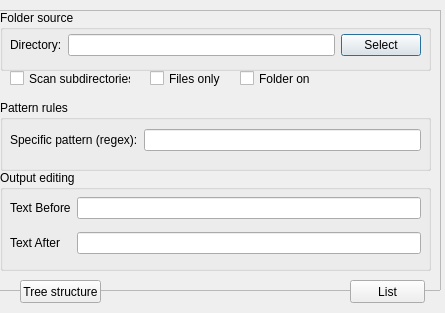
<?xml version="1.0" encoding="UTF-8"?>
<ui version="4.0">
 <class>mainWin</class>
 <widget class="QDialog" name="mainWin">
  <property name="geometry">
   <rect>
    <x>0</x>
    <y>0</y>
    <width>445</width>
    <height>313</height>
   </rect>
  </property>
  <property name="windowTitle">
   <string>FListing</string>
  </property>
  <property name="styleSheet">
   <string notr="true"/>
  </property>
  <widget class="QFrame" name="frame">
   <property name="geometry">
    <rect>
     <x>-30</x>
     <y>10</y>
     <width>471</width>
     <height>281</height>
    </rect>
   </property>
   <property name="frameShape">
    <enum>QFrame::StyledPanel</enum>
   </property>
   <property name="frameShadow">
    <enum>QFrame::Raised</enum>
   </property>
   <widget class="QGroupBox" name="gpBox">
    <property name="geometry">
     <rect>
      <x>30</x>
      <y>0</y>
      <width>431</width>
      <height>61</height>
     </rect>
    </property>
    <property name="title">
     <string>Folder source</string>
    </property>
    <widget class="QWidget" name="gridLayoutWidget_2">
     <property name="geometry">
      <rect>
       <x>10</x>
       <y>20</y>
       <width>411</width>
       <height>31</height>
      </rect>
     </property>
     <layout class="QGridLayout" name="gridLayout_2">
      <item row="1" column="1">
       <widget class="QLineEdit" name="tbDir"/>
      </item>
      <item row="1" column="0">
       <widget class="QLabel" name="lbDir">
        <property name="text">
         <string>Directory:</string>
        </property>
       </widget>
      </item>
      <item row="1" column="2">
       <widget class="QPushButton" name="btnDir">
        <property name="text">
         <string>Select</string>
        </property>
       </widget>
      </item>
     </layout>
    </widget>
   </widget>
   <widget class="QCheckBox" name="ckSubDir">
    <property name="geometry">
     <rect>
      <x>40</x>
      <y>60</y>
      <width>121</width>
      <height>17</height>
     </rect>
    </property>
    <property name="text">
     <string>Scan subdirectories</string>
    </property>
   </widget>
   <widget class="QGroupBox" name="gbRules">
    <property name="geometry">
     <rect>
      <x>30</x>
      <y>90</y>
      <width>431</width>
      <height>71</height>
     </rect>
    </property>
    <property name="title">
     <string>Pattern rules</string>
    </property>
    <widget class="QWidget" name="gridLayoutWidget_3">
     <property name="geometry">
      <rect>
       <x>10</x>
       <y>20</y>
       <width>411</width>
       <height>41</height>
      </rect>
     </property>
     <layout class="QGridLayout" name="gridLayout_3">
      <item row="0" column="1">
       <widget class="QLineEdit" name="tbPattern"/>
      </item>
      <item row="0" column="0">
       <widget class="QLabel" name="lbPattern">
        <property name="text">
         <string>Specific pattern (regex):</string>
        </property>
       </widget>
      </item>
     </layout>
    </widget>
   </widget>
   <widget class="QCheckBox" name="ckFile">
    <property name="geometry">
     <rect>
      <x>180</x>
      <y>60</y>
      <width>71</width>
      <height>17</height>
     </rect>
    </property>
    <property name="text">
     <string>Files only</string>
    </property>
   </widget>
   <widget class="QCheckBox" name="ckFolder">
    <property name="geometry">
     <rect>
      <x>270</x>
      <y>60</y>
      <width>71</width>
      <height>17</height>
     </rect>
    </property>
    <property name="text">
     <string>Folder only</string>
    </property>
   </widget>
   <widget class="QGroupBox" name="gbOutput">
    <property name="geometry">
     <rect>
      <x>30</x>
      <y>160</y>
      <width>431</width>
      <height>101</height>
     </rect>
    </property>
    <property name="title">
     <string>Output editing</string>
    </property>
    <widget class="QWidget" name="gridLayoutWidget">
     <property name="geometry">
      <rect>
       <x>10</x>
       <y>20</y>
       <width>411</width>
       <height>71</height>
      </rect>
     </property>
     <layout class="QGridLayout" name="gridLayout">
      <item row="5" column="1">
       <widget class="QLineEdit" name="tbAfter"/>
      </item>
      <item row="5" column="0">
       <widget class="QLabel" name="lbAfter">
        <property name="text">
         <string>Text After</string>
        </property>
       </widget>
      </item>
      <item row="0" column="1">
       <widget class="QLineEdit" name="tbBefore"/>
      </item>
      <item row="0" column="0">
       <widget class="QLabel" name="lbBefore">
        <property name="text">
         <string>Text Before</string>
        </property>
       </widget>
      </item>
     </layout>
    </widget>
   </widget>
  </widget>
  <widget class="QPushButton" name="btnTree">
   <property name="geometry">
    <rect>
     <x>20</x>
     <y>280</y>
     <width>81</width>
     <height>23</height>
    </rect>
   </property>
   <property name="text">
    <string>Tree structure</string>
   </property>
  </widget>
  <widget class="QPushButton" name="btnList">
   <property name="geometry">
    <rect>
     <x>350</x>
     <y>280</y>
     <width>75</width>
     <height>23</height>
    </rect>
   </property>
   <property name="text">
    <string>List</string>
   </property>
  </widget>
 </widget>
 <resources/>
 <connections/>
</ui>
